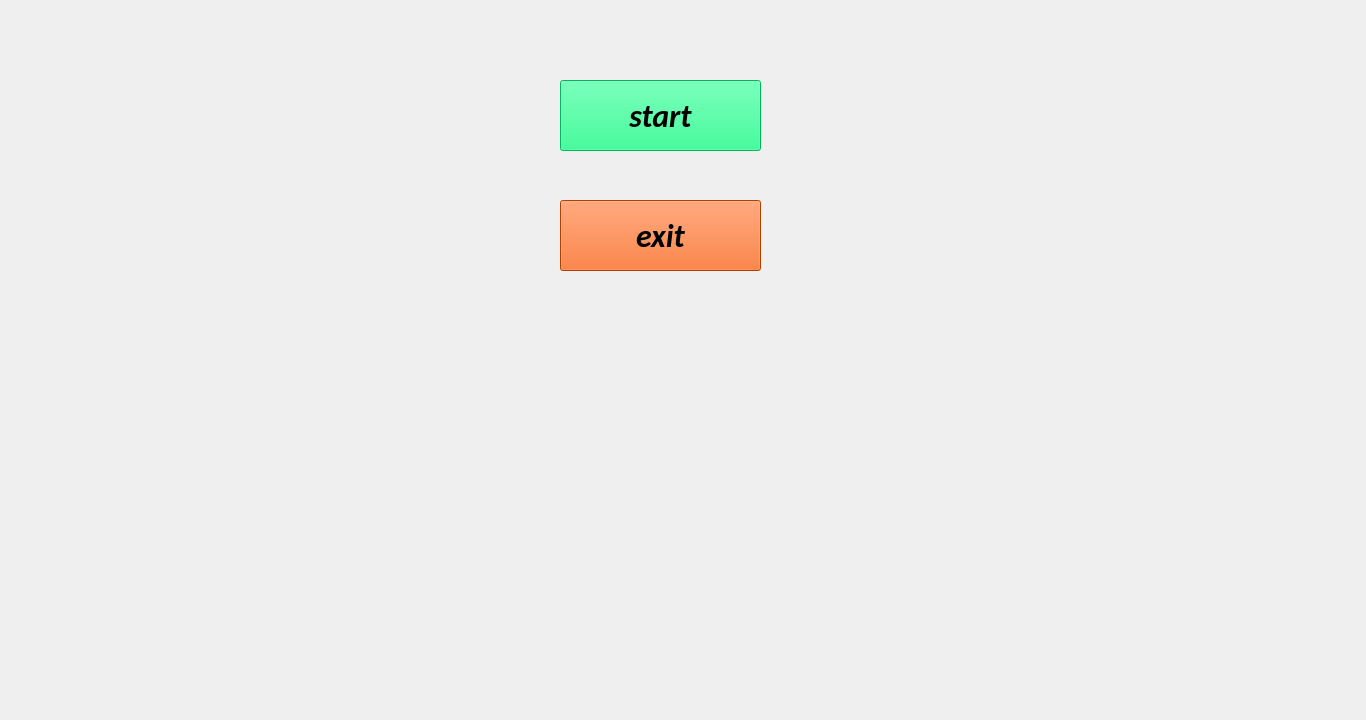
<?xml version="1.0" encoding="UTF-8"?>
<ui version="4.0">
 <class>jarvisUI</class>
 <widget class="QMainWindow" name="jarvisUI">
  <property name="geometry">
   <rect>
    <x>0</x>
    <y>0</y>
    <width>1366</width>
    <height>720</height>
   </rect>
  </property>
  <property name="windowTitle">
   <string>MainWindow</string>
  </property>
  <widget class="QWidget" name="centralwidget">
   <widget class="QLabel" name="BG1">
    <property name="geometry">
     <rect>
      <x>4</x>
      <y>5</y>
      <width>1361</width>
      <height>691</height>
     </rect>
    </property>
    <property name="text">
     <string/>
    </property>
    <property name="pixmap">
     <pixmap>../../Downloads/Black_Template.jpg</pixmap>
    </property>
    <property name="scaledContents">
     <bool>true</bool>
    </property>
   </widget>
   <widget class="QLabel" name="EARTH">
    <property name="geometry">
     <rect>
      <x>820</x>
      <y>50</y>
      <width>371</width>
      <height>281</height>
     </rect>
    </property>
    <property name="text">
     <string/>
    </property>
    <property name="pixmap">
     <pixmap>../../Downloads/Earth.gif</pixmap>
    </property>
    <property name="scaledContents">
     <bool>true</bool>
    </property>
   </widget>
   <widget class="QLabel" name="MIRON">
    <property name="geometry">
     <rect>
      <x>-190</x>
      <y>0</y>
      <width>1021</width>
      <height>691</height>
     </rect>
    </property>
    <property name="text">
     <string/>
    </property>
    <property name="pixmap">
     <pixmap>../../Downloads/Iron_Template_1.gif</pixmap>
    </property>
    <property name="scaledContents">
     <bool>true</bool>
    </property>
   </widget>
   <widget class="QLabel" name="LIVEIRON">
    <property name="geometry">
     <rect>
      <x>660</x>
      <y>350</y>
      <width>481</width>
      <height>311</height>
     </rect>
    </property>
    <property name="text">
     <string/>
    </property>
    <property name="pixmap">
     <pixmap>../../Downloads/live.gif</pixmap>
    </property>
    <property name="scaledContents">
     <bool>true</bool>
    </property>
   </widget>
   <widget class="QPushButton" name="pushButton">
    <property name="geometry">
     <rect>
      <x>560</x>
      <y>80</y>
      <width>201</width>
      <height>71</height>
     </rect>
    </property>
    <property name="font">
     <font>
      <family>Calibri</family>
      <pointsize>24</pointsize>
      <weight>75</weight>
      <italic>true</italic>
      <bold>true</bold>
     </font>
    </property>
    <property name="styleSheet">
     <string notr="true">background-color: rgb(0, 255, 127);</string>
    </property>
    <property name="text">
     <string>start</string>
    </property>
   </widget>
   <widget class="QPushButton" name="pushButton_2">
    <property name="geometry">
     <rect>
      <x>560</x>
      <y>200</y>
      <width>201</width>
      <height>71</height>
     </rect>
    </property>
    <property name="font">
     <font>
      <family>Calibri</family>
      <pointsize>24</pointsize>
      <weight>75</weight>
      <italic>true</italic>
      <bold>true</bold>
     </font>
    </property>
    <property name="styleSheet">
     <string notr="true">
background-color: rgb(255, 85, 0);</string>
    </property>
    <property name="text">
     <string>exit</string>
    </property>
   </widget>
  </widget>
  <widget class="QMenuBar" name="menubar">
   <property name="geometry">
    <rect>
     <x>0</x>
     <y>0</y>
     <width>1366</width>
     <height>26</height>
    </rect>
   </property>
  </widget>
 </widget>
 <resources/>
 <connections/>
</ui>
